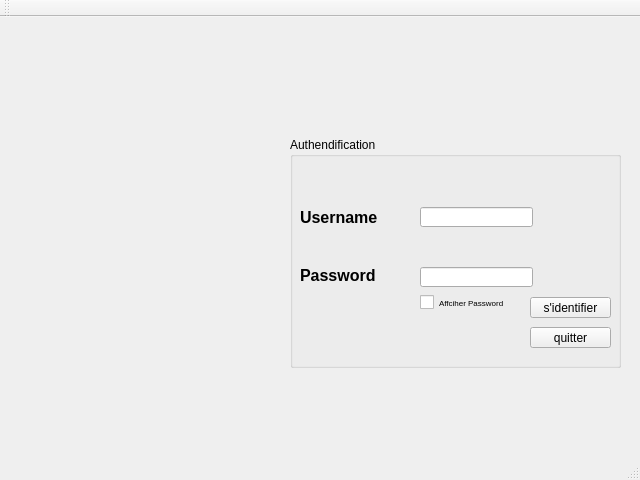
<?xml version="1.0" encoding="UTF-8"?>
<ui version="4.0">
 <class>MainWindow</class>
 <widget class="QMainWindow" name="MainWindow">
  <property name="geometry">
   <rect>
    <x>0</x>
    <y>0</y>
    <width>640</width>
    <height>480</height>
   </rect>
  </property>
  <property name="windowTitle">
   <string>MainWindow</string>
  </property>
  <widget class="QWidget" name="centralWidget">
   <widget class="QGroupBox" name="groupBox">
    <property name="geometry">
     <rect>
      <x>290</x>
      <y>120</y>
      <width>331</width>
      <height>231</height>
     </rect>
    </property>
    <property name="title">
     <string>Authendification</string>
    </property>
    <widget class="QLabel" name="Lusername_2">
     <property name="geometry">
      <rect>
       <x>10</x>
       <y>70</y>
       <width>91</width>
       <height>21</height>
      </rect>
     </property>
     <property name="font">
      <font>
       <family>Tahoma</family>
       <pointsize>12</pointsize>
       <weight>75</weight>
       <bold>true</bold>
      </font>
     </property>
     <property name="text">
      <string>Username</string>
     </property>
    </widget>
    <widget class="QLineEdit" name="Lusername">
     <property name="geometry">
      <rect>
       <x>130</x>
       <y>70</y>
       <width>113</width>
       <height>20</height>
      </rect>
     </property>
    </widget>
    <widget class="QLabel" name="Lpassword_2">
     <property name="geometry">
      <rect>
       <x>10</x>
       <y>130</y>
       <width>81</width>
       <height>16</height>
      </rect>
     </property>
     <property name="font">
      <font>
       <family>Tahoma</family>
       <pointsize>12</pointsize>
       <weight>75</weight>
       <bold>true</bold>
      </font>
     </property>
     <property name="text">
      <string>Password</string>
     </property>
    </widget>
    <widget class="QLineEdit" name="Lpassword">
     <property name="geometry">
      <rect>
       <x>130</x>
       <y>130</y>
       <width>113</width>
       <height>20</height>
      </rect>
     </property>
     <property name="echoMode">
      <enum>QLineEdit::Password</enum>
     </property>
    </widget>
    <widget class="QToolButton" name="login">
     <property name="geometry">
      <rect>
       <x>240</x>
       <y>160</y>
       <width>81</width>
       <height>21</height>
      </rect>
     </property>
     <property name="text">
      <string>s'identifier</string>
     </property>
    </widget>
    <widget class="QLabel" name="A">
     <property name="geometry">
      <rect>
       <x>10</x>
       <y>180</y>
       <width>221</width>
       <height>41</height>
      </rect>
     </property>
     <property name="text">
      <string/>
     </property>
    </widget>
    <widget class="QCheckBox" name="APassword">
     <property name="geometry">
      <rect>
       <x>130</x>
       <y>150</y>
       <width>111</width>
       <height>31</height>
      </rect>
     </property>
     <property name="font">
      <font>
       <pointsize>6</pointsize>
      </font>
     </property>
     <property name="text">
      <string>Affciher Password</string>
     </property>
    </widget>
    <widget class="QPushButton" name="quitterPB">
     <property name="geometry">
      <rect>
       <x>240</x>
       <y>190</y>
       <width>81</width>
       <height>21</height>
      </rect>
     </property>
     <property name="text">
      <string>quitter</string>
     </property>
    </widget>
   </widget>
  </widget>
  <widget class="QMenuBar" name="menuBar">
   <property name="geometry">
    <rect>
     <x>0</x>
     <y>0</y>
     <width>640</width>
     <height>20</height>
    </rect>
   </property>
  </widget>
  <widget class="QToolBar" name="mainToolBar">
   <attribute name="toolBarArea">
    <enum>TopToolBarArea</enum>
   </attribute>
   <attribute name="toolBarBreak">
    <bool>false</bool>
   </attribute>
  </widget>
  <widget class="QStatusBar" name="statusBar"/>
 </widget>
 <layoutdefault spacing="6" margin="11"/>
 <resources/>
 <connections/>
</ui>
